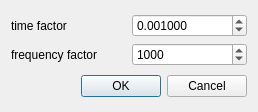
<?xml version="1.0" encoding="UTF-8"?>
<ui version="4.0">
 <class>ScaleDlg</class>
 <widget class="QDialog" name="ScaleDlg">
  <property name="geometry">
   <rect>
    <x>0</x>
    <y>0</y>
    <width>258</width>
    <height>112</height>
   </rect>
  </property>
  <property name="windowTitle">
   <string>Dialog</string>
  </property>
  <layout class="QVBoxLayout" name="verticalLayout">
   <item>
    <layout class="QGridLayout" name="gridLayout">
     <item row="0" column="0">
      <widget class="QLabel" name="label_2">
       <property name="text">
        <string>time factor</string>
       </property>
      </widget>
     </item>
     <item row="0" column="1">
      <widget class="QDoubleSpinBox" name="tscale_spnbx">
       <property name="decimals">
        <number>6</number>
       </property>
       <property name="maximum">
        <double>60.000000000000000</double>
       </property>
       <property name="singleStep">
        <double>0.000000000000000</double>
       </property>
       <property name="value">
        <double>0.001000000000000</double>
       </property>
      </widget>
     </item>
     <item row="1" column="0">
      <widget class="QLabel" name="label">
       <property name="text">
        <string>frequency factor</string>
       </property>
      </widget>
     </item>
     <item row="1" column="1">
      <widget class="QSpinBox" name="fscale_spnbx">
       <property name="minimum">
        <number>1</number>
       </property>
       <property name="maximum">
        <number>100000</number>
       </property>
       <property name="value">
        <number>1000</number>
       </property>
      </widget>
     </item>
    </layout>
   </item>
   <item>
    <widget class="QDialogButtonBox" name="buttonBox">
     <property name="orientation">
      <enum>Qt::Horizontal</enum>
     </property>
     <property name="standardButtons">
      <set>QDialogButtonBox::Cancel|QDialogButtonBox::Ok</set>
     </property>
    </widget>
   </item>
  </layout>
 </widget>
 <resources/>
 <connections>
  <connection>
   <sender>buttonBox</sender>
   <signal>accepted()</signal>
   <receiver>ScaleDlg</receiver>
   <slot>accept()</slot>
   <hints>
    <hint type="sourcelabel">
     <x>248</x>
     <y>254</y>
    </hint>
    <hint type="destinationlabel">
     <x>157</x>
     <y>274</y>
    </hint>
   </hints>
  </connection>
  <connection>
   <sender>buttonBox</sender>
   <signal>rejected()</signal>
   <receiver>ScaleDlg</receiver>
   <slot>reject()</slot>
   <hints>
    <hint type="sourcelabel">
     <x>316</x>
     <y>260</y>
    </hint>
    <hint type="destinationlabel">
     <x>286</x>
     <y>274</y>
    </hint>
   </hints>
  </connection>
 </connections>
</ui>
